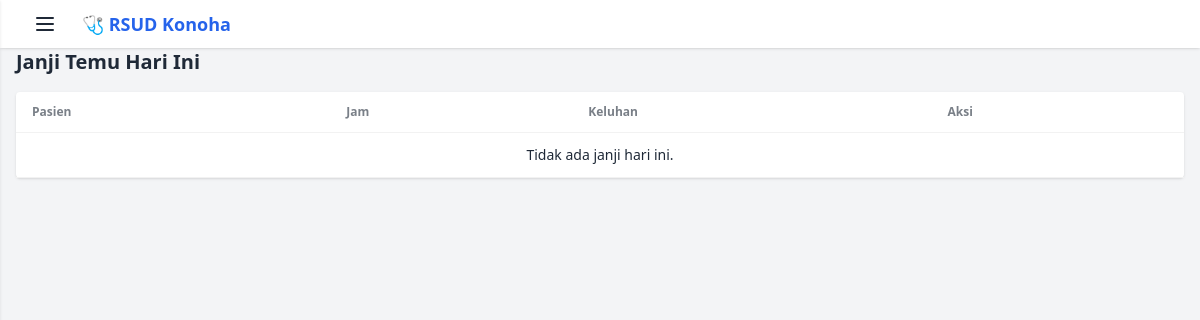
The page /dashboard-medis/ (signed in) on the database as committed earlier.
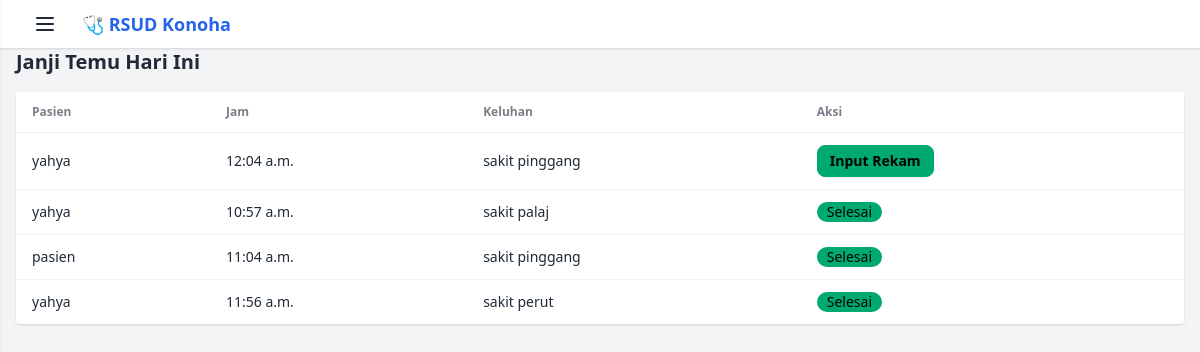
The same page on the database as committed later.
### simrs/models.py (models this page shows, shortened)
class JanjiTemu(models.Model):
    pasien = models.ForeignKey(Pengguna, on_delete=models.CASCADE, related_name='janji_pasien')
    tenaga_medis = models.ForeignKey(Pengguna, on_delete=models.CASCADE, limit_choices_to={'peran': 'tenaga_medis'})
    tanggal = models.DateField()
    jam = models.TimeField()
    keluhan = models.TextField()
    selesai = models.BooleanField(default=False)

class Pengguna(AbstractUser):
    PERAN_CHOICES = (
        ('admin', 'Admin'),
        ('pasien', 'Pasien'),
        ('tenaga_medis', 'Tenaga Medis'),
    )
    peran = models.CharField(max_length=20, choices=PERAN_CHOICES)
    nama_lengkap = models.CharField(max_length=100)
    no_hp = models.CharField(max_length=20, blank=True, null=True)
    alamat = models.TextField(blank=True, null=True)
    nomor_rm = models.CharField(max_length=20, blank=True, null=True, unique=True)

### simrs/views.py (the view)
# urls.py: path('dashboard-medis/', views.dashboard_medis, name='dashboard_medis'),
@login_required
def dashboard_medis(request):
    if request.user.peran != 'tenaga_medis':
        messages.error(request, "Anda tidak punya akses ke dashboard medis.")
        return redirect('dashboard')
    janji = JanjiTemu.objects.filter(
        tenaga_medis=request.user, tanggal=timezone.now().date()
    ).order_by('jam')
    return render(request, 'simrs/dashboard_medis.html', {'janji_list': janji})

### simrs/templates/simrs/dashboard_medis.html (shortened to what this page needs)
{% extends 'simrs/base.html' %}
{% block content %}
<h2 class="text-xl font-semibold mb-4">Janji Temu Hari Ini</h2>
<table class="table w-full bg-white rounded shadow">
  <thead>
    <tr>
      <th>Pasien</th>
      <th>Jam</th>
      <th>Keluhan</th>
      <th>Aksi</th>
    </tr>
  </thead>
  <tbody>
    {% for j in janji_list %}
    <tr>
      <td>{{ j.pasien.nama_lengkap }}</td>
      <td>{{ j.jam }}</td>
      <td>{{ j.keluhan }}</td>
      <td>
        {% if not j.selesai %}
          <a href="{% url 'input_rekam_medis' j.id %}" class="btn btn-success btn-sm">Input Rekam</a>
        {% else %}
          <span class="badge badge-success">Selesai</span>
        {% endif %}
      </td>
    </tr>
    {% empty %}
    <tr><td colspan="4" class="text-center">Tidak ada janji hari ini.</td></tr>
    {% endfor %}
  </tbody>
</table>
{% endblock %}

### simrs/templates/simrs/base.html (shortened to what this page needs)
{% load static %}
<!DOCTYPE html>
<html lang="id" data-theme="light">
<head>
  <link href="https://cdn.jsdelivr.net/npm/daisyui@latest/dist/full.css" rel="stylesheet" />
  <script src="https://cdn.tailwindcss.com"></script>
  <link rel="stylesheet" href="https://cdn.jsdelivr.net/npm/toastify-js/src/toastify.min.css">
</head>
<body class="bg-gray-100 min-h-screen">
  <nav class="flex items-center justify-between bg-white shadow px-4 py-2 fixed top-0 left-0 w-full z-30 h-12">
    <div class="flex items-center gap-2">
      <button id="sidebar-toggle" class="btn btn-ghost" onclick="toggleSidebar()">
        <svg xmlns="http://www.w3.org/2000/svg" class="h-6 w-6" fill="none" viewBox="0 0 24 24" stroke="currentColor"><path stroke-linecap="round" stroke-linejoin="round" stroke-width="2" d="M4 6h16M4 12h16M4 18h16"/></svg>
      </button>
      <span class="text-lg font-bold text-blue-600">🩺 RSUD Konoha</span>
    </div>
  </nav>
  <div class="pt-12 px-4 pb-8">
    {% block content %}
    {% endblock %}
  </div>
</body>
</html>

Rows that differ between the two databases and show on the page:
added JanjiTemu: pasien.nama_lengkap "yahya", jam "12:04 a.m.", keluhan "sakit pinggang", selesai "Input Rekam"
added JanjiTemu: pasien.nama_lengkap "yahya", jam "10:57 a.m.", keluhan "sakit palaj", selesai "Selesai"
added JanjiTemu: pasien.nama_lengkap "pasien", jam "11:04 a.m.", keluhan "sakit pinggang", selesai "Selesai"
added JanjiTemu: pasien.nama_lengkap "yahya", jam "11:56 a.m.", keluhan "sakit perut", selesai "Selesai"
Other text that changed with them:
text no longer shown: "Tidak ada janji hari ini."
